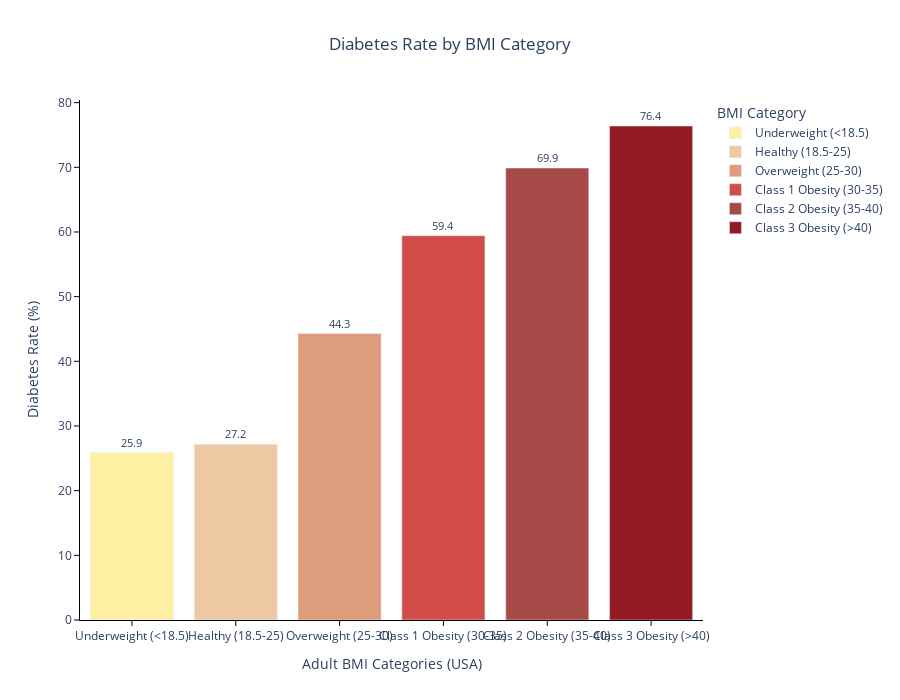

Notebook cell for this chart:
### Code cell
# BMI data
bmi_data = df_brfss.groupby('bmi_class')['diabetes_binary'].mean() * 100
bmi_counts = df_brfss.groupby('bmi_class').size()

bmi_df = pd.DataFrame({
    'Category': bmi_data.index.map({
        0: 'Underweight (<18.5)', 
        1: 'Healthy (18.5-25)', 
        2: 'Overweight (25-30)', 
        3: 'Class 1 Obesity (30-35)', 
        4: 'Class 2 Obesity (35-40)', 
        5: 'Class 3 Obesity (>40)'
    }),
    'Diabetes Rate (%)': bmi_data.values,
    'Count': bmi_counts.values
})

category_order = [
    'Underweight (<18.5)', 
    'Healthy (18.5-25)', 
    'Overweight (25-30)', 
    'Class 1 Obesity (30-35)', 
    'Class 2 Obesity (35-40)', 
    'Class 3 Obesity (>40)'
]

bmi_df['Category'] = pd.Categorical(bmi_df['Category'], categories=category_order, ordered=True)
bmi_df = bmi_df.sort_values('Category')

fig = go.Figure()

colors = ["#FFF1A4", '#EEC8A3', '#DD9C7C', '#D24C49', '#A64A47', '#931A23']

for i, (idx, row) in enumerate(bmi_df.iterrows()):
    fig.add_trace(go.Bar(
        x=[row['Category']],
        y=[row['Diabetes Rate (%)']],
        name=row['Category'],
        marker=dict(color=colors[i]),
        text=[f"{row['Diabetes Rate (%)']:.1f}"],
        textposition='outside',
        textfont=dict(size=11),
        customdata=[[row['Category'], row['Diabetes Rate (%)'], row['Count']]],
        hovertemplate='<b>%{customdata[0]}</b><br>Diabetes Rate (%): %{customdata[1]:.1f}<br>Count: %{customdata[2]:,}<extra></extra>',
        showlegend=True,
        selected=dict(marker=dict(opacity=1)),
        unselected=dict(marker=dict(opacity=0.3))
    ))

# Update layout
fig.update_layout(
    title=dict(
        text='Diabetes Rate by BMI Category',
        x=0.5,
        xanchor='center'
    ),
    xaxis=dict(
        title='Adult BMI Categories (USA)',
        showgrid=False,
        showline=True,
        linewidth=1,
        linecolor='black',
        ticks='outside',
        ticklen=5,
        tickwidth=1,
        tickcolor='black',
        tickangle=0,
        categoryorder='array',
        categoryarray=category_order
    ),
    yaxis=dict(
        title='Diabetes Rate (%)',
        showgrid=False,
        showline=True,
        linewidth=1,
        linecolor='black',
        ticks='outside',
        ticklen=5,
        tickwidth=1,
        tickcolor='black'
    ),
    height=700,
    plot_bgcolor='white',
    paper_bgcolor='white',
    hovermode='closest',
    dragmode='select',
    clickmode='event+select',
    legend=dict(
        title='BMI Category',
        orientation='v',
        yanchor='top',
        y=1,
        xanchor='left',
        x=1.02
    )
)

fig.show()

### Figure 1 — Plotly figure (JSON) as saved in the notebook; plotly's stock layout.template omitted (floating-point values rounded to 4 significant figures)
{"data": [{"customdata": [["Underweight (<18.5)", 25.88, 653]], "hovertemplate": "<b>%{customdata[0]}</b><br>Diabetes Rate (%): %{customdata[1]:.1f}<br>Count: %{customdata[2]:,}<extra></extra>", "marker": {"color": "#FFF1A4"}, "name": "Underweight (<18.5)", "selected": {"marker": {"opacity": 1}}, "showlegend": true, "text": ["25.9"], "textfont": {"size": 11}, "textposition": "outside", "type": "bar", "unselected": {"marker": {"opacity": 0.3}}, "x": ["Underweight (<18.5)"], "y": [25.88]}, {"customdata": [["Healthy (18.5-25)", 27.16, 14460]], "hovertemplate": "<b>%{customdata[0]}</b><br>Diabetes Rate (%): %{customdata[1]:.1f}<br>Count: %{customdata[2]:,}<extra></extra>", "marker": {"color": "#EEC8A3"}, "name": "Healthy (18.5-25)", "selected": {"marker": {"opacity": 1}}, "showlegend": true, "text": ["27.2"], "textfont": {"size": 11}, "textposition": "outside", "type": "bar", "unselected": {"marker": {"opacity": 0.3}}, "x": ["Healthy (18.5-25)"], "y": [27.16]}, {"customdata": [["Overweight (25-30)", 44.3, 24135]], "hovertemplate": "<b>%{customdata[0]}</b><br>Diabetes Rate (%): %{customdata[1]:.1f}<br>Count: %{customdata[2]:,}<extra></extra>", "marker": {"color": "#DD9C7C"}, "name": "Overweight (25-30)", "selected": {"marker": {"opacity": 1}}, "showlegend": true, "text": ["44.3"], "textfont": {"size": 11}, "textposition": "outside", "type": "bar", "unselected": {"marker": {"opacity": 0.3}}, "x": ["Overweight (25-30)"], "y": [44.3]}, {"customdata": [["Class 1 Obesity (30-35)", 59.42, 17301]], "hovertemplate": "<b>%{customdata[0]}</b><br>Diabetes Rate (%): %{customdata[1]:.1f}<br>Count: %{customdata[2]:,}<extra></extra>", "marker": {"color": "#D24C49"}, "name": "Class 1 Obesity (30-35)", "selected": {"marker": {"opacity": 1}}, "showlegend": true, "text": ["59.4"], "textfont": {"size": 11}, "textposition": "outside", "type": "bar", "unselected": {"marker": {"opacity": 0.3}}, "x": ["Class 1 Obesity (30-35)"], "y": [59.42]}, {"customdata": [["Class 2 Obesity (35-40)", 69.88, 8112]], "hovertemplate": "<b>%{customdata[0]}</b><br>Diabetes Rate (%): %{customdata[1]:.1f}<br>Count: %{customdata[2]:,}<extra></extra>", "marker": {"color": "#A64A47"}, "name": "Class 2 Obesity (35-40)", "selected": {"marker": {"opacity": 1}}, "showlegend": true, "text": ["69.9"], "textfont": {"size": 11}, "textposition": "outside", "type": "bar", "unselected": {"marker": {"opacity": 0.3}}, "x": ["Class 2 Obesity (35-40)"], "y": [69.88]}, {"customdata": [["Class 3 Obesity (>40)", 76.39, 6031]], "hovertemplate": "<b>%{customdata[0]}</b><br>Diabetes Rate (%): %{customdata[1]:.1f}<br>Count: %{customdata[2]:,}<extra></extra>", "marker": {"color": "#931A23"}, "name": "Class 3 Obesity (>40)", "selected": {"marker": {"opacity": 1}}, "showlegend": true, "text": ["76.4"], "textfont": {"size": 11}, "textposition": "outside", "type": "bar", "unselected": {"marker": {"opacity": 0.3}}, "x": ["Class 3 Obesity (>40)"], "y": [76.39]}], "layout": {"clickmode": "event+select", "dragmode": "select", "height": 700, "hovermode": "closest", "legend": {"orientation": "v", "title": {"text": "BMI Category"}, "x": 1.02, "xanchor": "left", "y": 1, "yanchor": "top"}, "paper_bgcolor": "white", "plot_bgcolor": "white", "title": {"text": "Diabetes Rate by BMI Category", "x": 0.5, "xanchor": "center"}, "xaxis": {"categoryarray": ["Underweight (<18.5)", "Healthy (18.5-25)", "Overweight (25-30)", "Class 1 Obesity (30-35)", "Class 2 Obesity (35-40)", "Class 3 Obesity (>40)"], "categoryorder": "array", "linecolor": "black", "linewidth": 1, "showgrid": false, "showline": true, "tickangle": 0, "tickcolor": "black", "ticklen": 5, "ticks": "outside", "tickwidth": 1, "title": {"text": "Adult BMI Categories (USA)"}}, "yaxis": {"linecolor": "black", "linewidth": 1, "showgrid": false, "showline": true, "tickcolor": "black", "ticklen": 5, "ticks": "outside", "tickwidth": 1, "title": {"text": "Diabetes Rate (%)"}}}}
